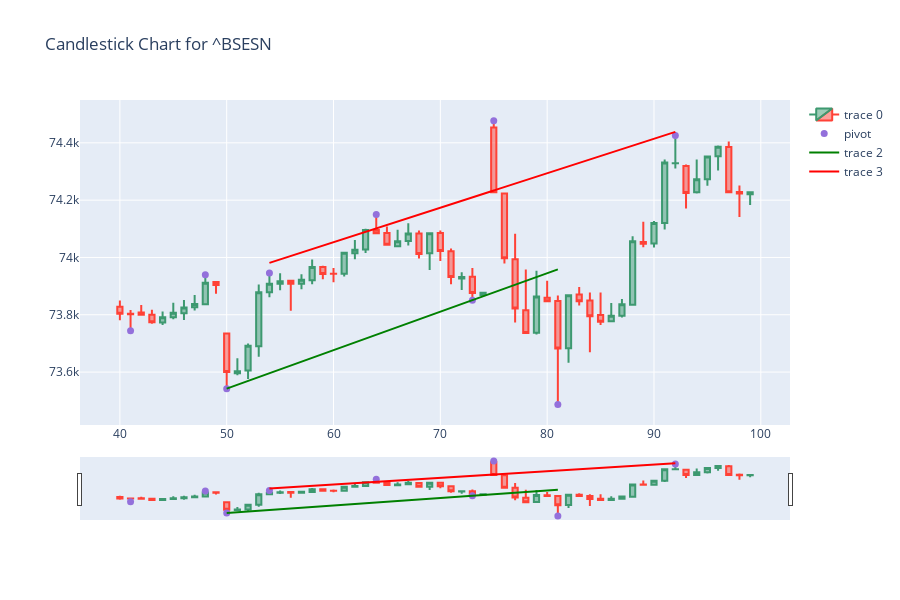
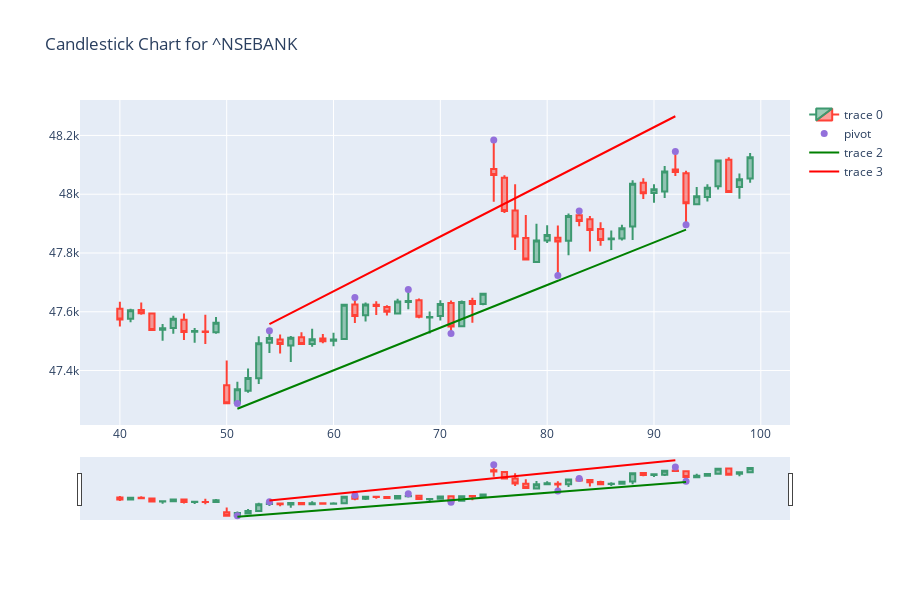
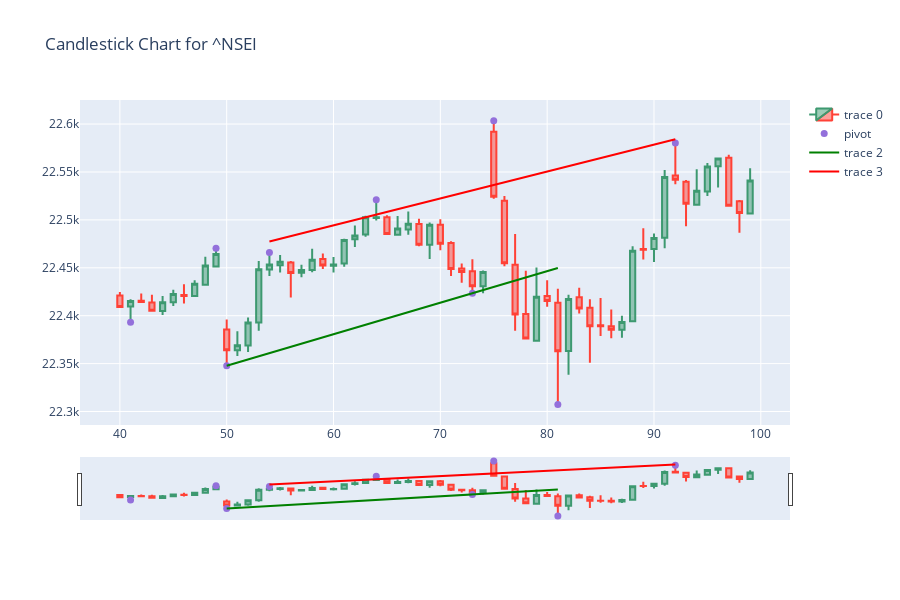
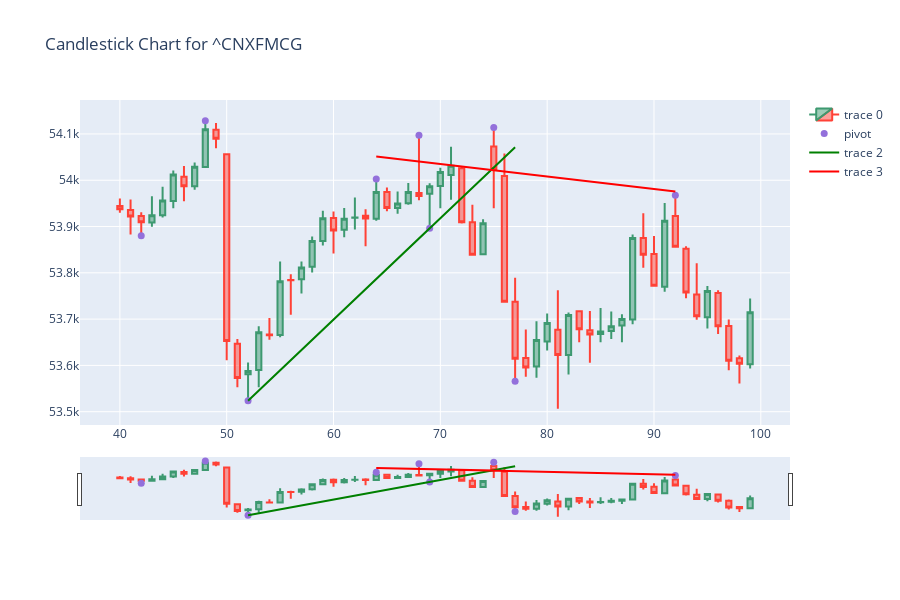

Here is the notebook cell these charts were saved with, in order:
### Code cell
# Loop through each ticker symbol

for ticker_symbol in ticker_symbols:
    # Fetch historical data from Yahoo Finance
    data = fetch_stock_data(ticker_symbol, day_range, time_interval)

    # Preprocess stock data
    df_ticker = preprocess_stock_data(data)

    # Calculate linear regression for pivot points
    xxmin_train, xxmin_test, minim_train, minim_test, xxmax_train, xxmax_test, high_train, high_test, slmin, intercmin, slmax, intercmax, r_squared_min_train, r_squared_max_train, r_squared_min_test, r_squared_max_test = calculate_linear_regression(df_ticker, back_candles)

    xxmin_train, xxmin_test, minim_train, minim_test, xxmax_train, xxmax_test, high_train, high_test, slmin, intercmin, slmax, intercmax, r_squared_min_train, r_squared_max_train, r_squared_min_test, r_squared_max_test = calculate_linear_regression(df_ticker, back_candles)

# Check if any of the returned variables are None
    if any(var is None for var in [xxmin_train, xxmax_train]):
        print(f"Skipping {ticker_symbol} due to insufficient data for linear regression.")
        continue

    # Check if training set has sufficient samples for splitting
    if len(xxmin_train) < 2 or len(xxmax_train) < 2:
        print(f"Skipping {ticker_symbol} due to insufficient data for linear regression.")
        continue


    # Display candlestick chart with pivot points, linear regression lines, and trend prediction for training data
    display_candlestick_chart(df_ticker, back_candles, ticker_symbol, xxmin_train, xxmin_test, minim_train, minim_test, xxmax_train, xxmax_test, high_train, high_test, slmin, intercmin, slmax, intercmax, r_squared_min_train, r_squared_max_train, r_squared_min_test, r_squared_max_test)
